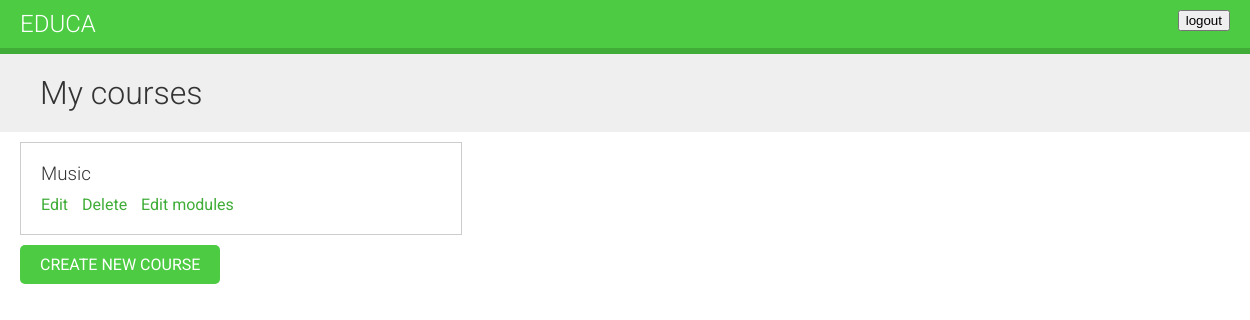
The page /course/mine/ (signed in) on the database as committed earlier.
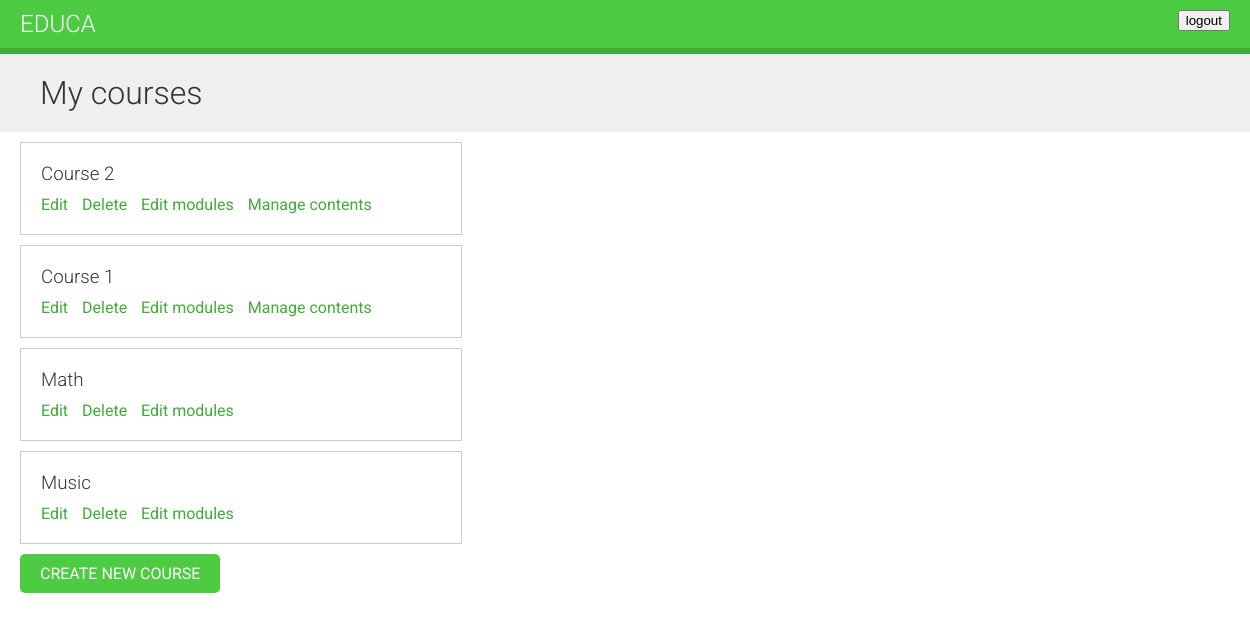
The same page on the database as committed later.
### courses/models.py (models this page shows, shortened)
class Course(models.Model):
    owner = models.ForeignKey(User, related_name='courses_created', on_delete=models.CASCADE)
    subject = models.ForeignKey(Subject, related_name='courses', on_delete=models.CASCADE)
    title = models.CharField(max_length=200)
    slug = models.SlugField(max_length=200, unique=True)
    overview = models.TextField()
    created = models.DateTimeField(auto_now_add=True)
    class Meta:
        ordering = ['-created']

### courses/views.py (the view)
# urls.py: path('mine/', views.ManageCourseListView.as_view(), name='manage_course_list'),
class ManageCourseListView(OwnerCourseMixin, ListView):
    template_name = 'courses/manage/course/list.html'
    permission_required = 'courses.view_course'

### courses/views.py (called while the page is built)
    def get_queryset(self):
        qs = super().get_queryset()
        return qs.filter(owner=self.request.user)

### courses/templates/courses/manage/course/list.html (shortened to what this page needs)
{% extends "base.html" %}
{% block content %}
  <h1>My courses</h1>
  <div class="module">
    {% for course in object_list %}
      <div class="course-info">
        <h3>{{ course.title }}</h3>
        <p>
          <a href="{% url 'course_edit' course.id %}">Edit</a>
          <a href="{% url 'course_delete' course.id %}">Delete</a>
          <a href="{% url 'course_module_update' course.id %}">Edit modules</a>
          {% if course.modules.count > 0 %}
            <a href="{% url 'module_content_list' course.modules.first.id %}">
            Manage contents</a>
          {% endif %}
        </p>
      </div>
    {% empty %}
      <p>You haven't created any courses yet.</p>
    {% endfor %}
    <p>
      <a href="{% url 'course_create' %}" class="button">Create new course</a>
    </p>
  </div>
{% endblock %}

### courses/templates/base.html (shortened to what this page needs)
<!DOCTYPE html>
{% load static %}
<html>
  <head>
    <link href="{% static 'css/base.css' %}" rel="stylesheet">
  </head>
  <body>
    <div id="header">
      <a href="/" class="logo">Educa</a>
      <ul class="menu">
        {% if request.user.is_authenticated %}
          <form method="post" action="{% url 'logout' %}">
               <button type="submit">logout</button>
          </form>
        {% else %}
          <li><a href="{% url 'login' %}">Sign in</a></li>
        {% endif %}
      </ul>
    </div>
    <div id="content">
      {% block content %}
      {% endblock %}
    </div>
  </body>
</html>

### courses/static/css/base.css (style rules this page uses)
body { margin:0; font-family:'Roboto', sans-serif; font-weight:400; color:#333; }
a { color:#3fad37; text-decoration:none; }
ul { float:left; }
h1, h2, h3, h4, h5, h6 { font-family:'Roboto', sans-serif; font-weight:300; }
h1 { background:#efefef; width:100%; overflow:auto; padding:20px 0 20px 40px; margin:0; }
.module { padding:10px 20px; float:left; width:600px; }
.module h3 { margin:20px 0 0; padding:0; width:100%; }
.module p { margin:10px 0 20px; width:100%; float:left; }
#header { background:#4dcc43; overflow:auto; padding:10px 20px; border-bottom:6px solid #3fad37; }
#header .logo { text-decoration:none; font-family:'Roboto', sans-serif; font-weight:300; text-transform:uppercase; font-size:24px; color:#fff; float:left; }
#header a { color:#fff; }
#header .menu { list-style:none; float:right; margin:0; padding:0; }
input[type=submit], a.button { border-radius:5px; background:#4dcc43; color:#fff; font-size:16px; text-transform:uppercase; border:none; padding:10px 20px; margin:20px 0; }
.course-info { border:1px solid #ccc; padding:0 20px; margin-bottom:10px; width:400px; overflow:auto; }
.course-info a { margin-right:10px; }

Rows that differ between the two databases and show on the page:
added Course: title "Course 2", shows "Manage contents"
added Course: title "Course 1", shows "Manage contents"
added Course: title "Math"
